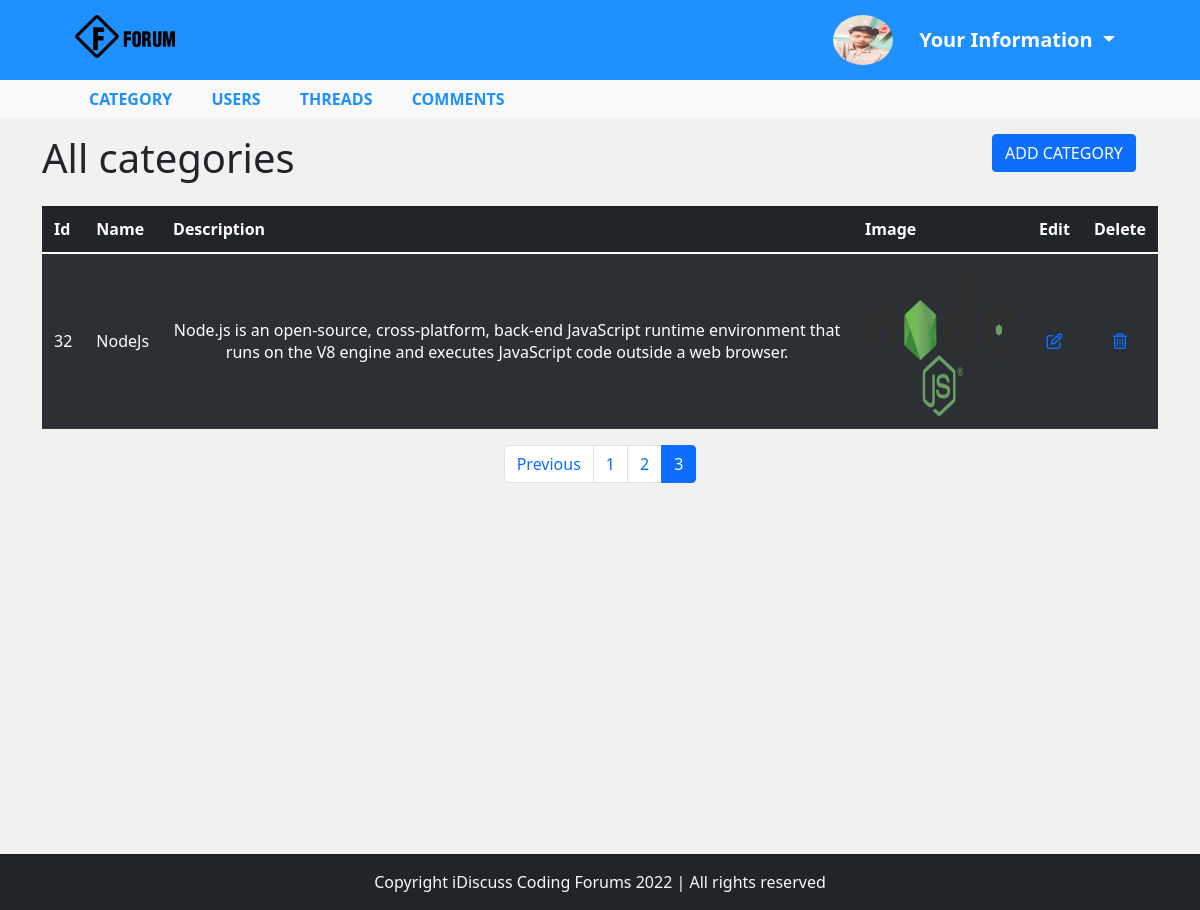
Page /admin/showCategory.php?page=3 (signed in) on the committed database.
### tables this page shows
CREATE TABLE `categories` (
  `category_id` int(8) NOT NULL,
  `category_name` varchar(255) NOT NULL,
  `category_description` varchar(255) NOT NULL,
  `category_img` varchar(200) NOT NULL,
  `created` datetime NOT NULL DEFAULT current_timestamp()
);

### admin/showCategory.php (the view, shortened to what this page needs)
<?php
include '_header.php';
?>
<div id="admin-content">
    <div class="container cont">
        <div class="row my-3">
            <div class="col-md-10">
                <h1>All categories</h1>
            </div>
            <div class="col-md-2">
                <a href="addCategory.php" class="btn btn-primary">ADD CATEGORY</a>
            </div>
        </div>
<?php
        include '_dbconnect.php';
        $limit = 5;
        if (isset($_GET['page'])) {
            $page = $_GET['page'];
        } else {
            $page = 1;
        }
        $offset = ($page - 1) * $limit;
        $sql = "SELECT * FROM categories LIMIT $offset, $limit";
        $result = mysqli_query($conn, $sql);
        echo "<table class='table table-dark table-hover table-striped my-3'>";
        echo "<thead class='table-dark'>
            <th> Id </th>
            <th> Name </th>
            <th> Description </th>
            <th> Image </th>
            <th> Edit </th>
            <th> Delete </th>
            </thead>
            ";
        if (mysqli_num_rows($result)) {
            echo "<tbody>";
            while ($row = mysqli_fetch_assoc($result)) {
?>
                <tr style="text-align: center; vertical-align: middle;">
                    <td class='id'><?php echo $row['category_id'] ?></td>
                    <td><?php echo $row['category_name'] ?></td>
                    <td><?php echo $row['category_description'] ?></td>
                    <td> <img src="upload/<?php echo $row['category_img'] ?>" style="height: 150px; width: 150px;" alt=""></td>
                    <td class='edit'><a href="updateCategory.php?id=<?php echo $row['category_id'] ?>"><i class='fa fa-edit'></i></a></td>
                    <td class='delete'><a onClick="javascript:return confirm('are you sure you want to delete this?');" href="delete-category.php?id=<?php echo $row['category_id'] ?>"><i class='fa fa-trash-o'></i></a></td>
                </tr>
<?php
            }
            echo "</tbody>";
        }
        echo "</table>";
        $sql = "SELECT * FROM categories";
        $result = mysqli_query($conn, $sql);
        if (mysqli_num_rows($result)) {
            $total_records = mysqli_num_rows($result);
            $total_pages = ceil($total_records / $limit);
            echo '<nav aria-label="Page navigation example">';
            echo ' <ul class="pagination justify-content-center">';
            if($page > 1){
                echo '<li class="page-item"><a class="page-link" href="showCategory.php?page='. ($page - 1) .'" tabindex="-1" aria-disabled="true">Previous</a></li>';
            }
            for ($i = 1; $i <= $total_pages; $i++) {
                if ($page == $i) {
                    $active = "active";
                } else {
                    $active = "";
                }
                echo '<li class="page-item ' . $active . '"><a class="page-link" href="showCategory.php?page=' . $i . '">' . $i . '</a></li>';
            }
            echo ' </ul>
           </nav>';
        }
?>
    </div>
</div>
<?php
include '_footer.php';
?>

### admin/_header.php (shortened to what this page needs)
<!doctype html>
<html lang="en">
<head>
    <link href="https://cdn.jsdelivr.net/npm/bootstrap@5.1.3/dist/css/bootstrap.min.css" rel="stylesheet">
    <link rel="stylesheet" href="style.css">
</head>
<body>
    <div class="header-admin">
        <div class="container">
            <div class="row">
                <div class="col-md-2">
                    <img src="/forum/admin/upload/logo.png" alt="" class="logo">
                </div>
                <div class="offset-md-6 col-md-4">
                    <?php
                    include '_dbconnect.php';
                    $userid = $_SESSION['userid'];
                    $sql1 = "SELECT * FROM adminuser WHERE id = $userid";
                    $result1 = mysqli_query($conn, $sql1);
                    if (mysqli_num_rows($result1)) {
                        $row = mysqli_fetch_assoc($result1);
                    ?>
                        <img src="upload/<?php echo $row['user_image'] ?>" style="height: 50px; width: 60px; border-radius: 50%;" alt="">
                        <div class="dropdown" style="display: inline-block;">
                            <button style="margin-left: 10px; background: none; outline: none; border: none; font-size: 20px; font-weight: bold;" class="btn btn-secondary dropdown-toggle" type="button" id="dropdownMenuButton2" data-bs-toggle="dropdown" aria-expanded="false">
                                Your Information
                            </button>
                        </div>
                    <?php } ?>
                </div>
            </div>
        </div>
    </div>
    <div id="admin-menubar">
        <div class="container">
            <div class="row">
                <div class="col-md-12">
                    <ul class="admin-menu">
                        <?php
                        if ($_SESSION['role'] == 1) {
                            echo '<li> <a href="showCategory.php">Category</a> </li>';
                        }
                        ?>
                        <li> <a href="users.php">Users</a> </li>
                        <li> <a href="showThreads.php">Threads</a> </li>
                        <li> <a href="showComments.php">Comments</a> </li>
                    </ul>
                </div>
            </div>
        </div>
    </div>

### admin/style.css (style rules this page uses)
body { background: #f1f1f1; }
#admin-content { min-height: 90vh; }

### admin/showCategory.php (style rules this page uses)
.cont { min-height: 89vh; }
.delete { text-align: center; }
.edit { text-align: center; }
.table thead th { padding: 12px; }
.table tbody td { padding: 12px; }

### admin/_header.php (style rules this page uses)
.header-admin { width: 100%; background: #1e90ff; text-align: center; padding: 15px; }
.logo { display: inline-block; width: 60%; }
#admin-menubar { width: 100%; background: #f9f9f9; }
#admin-menubar .admin-menu { margin-bottom: 0px; }
#admin-menubar li { display: inline-block; margin: 0 5px 0 0; }
#admin-menubar .admin-menu li a { color: #1e90ff; font-size: 16px; font-weight: bold; text-decoration: none; text-transform: uppercase; padding: 7px 15px; display: block; transition: all 0.3s; }

### rows in the picture
categories: category_id "32", category_name "NodeJs", category_description "Node.js is an open-source, cross-platform, back-end JavaScript runtime environment that runs on the V8 engine and executes JavaScript code outside a web browser.", category_img (picture)
